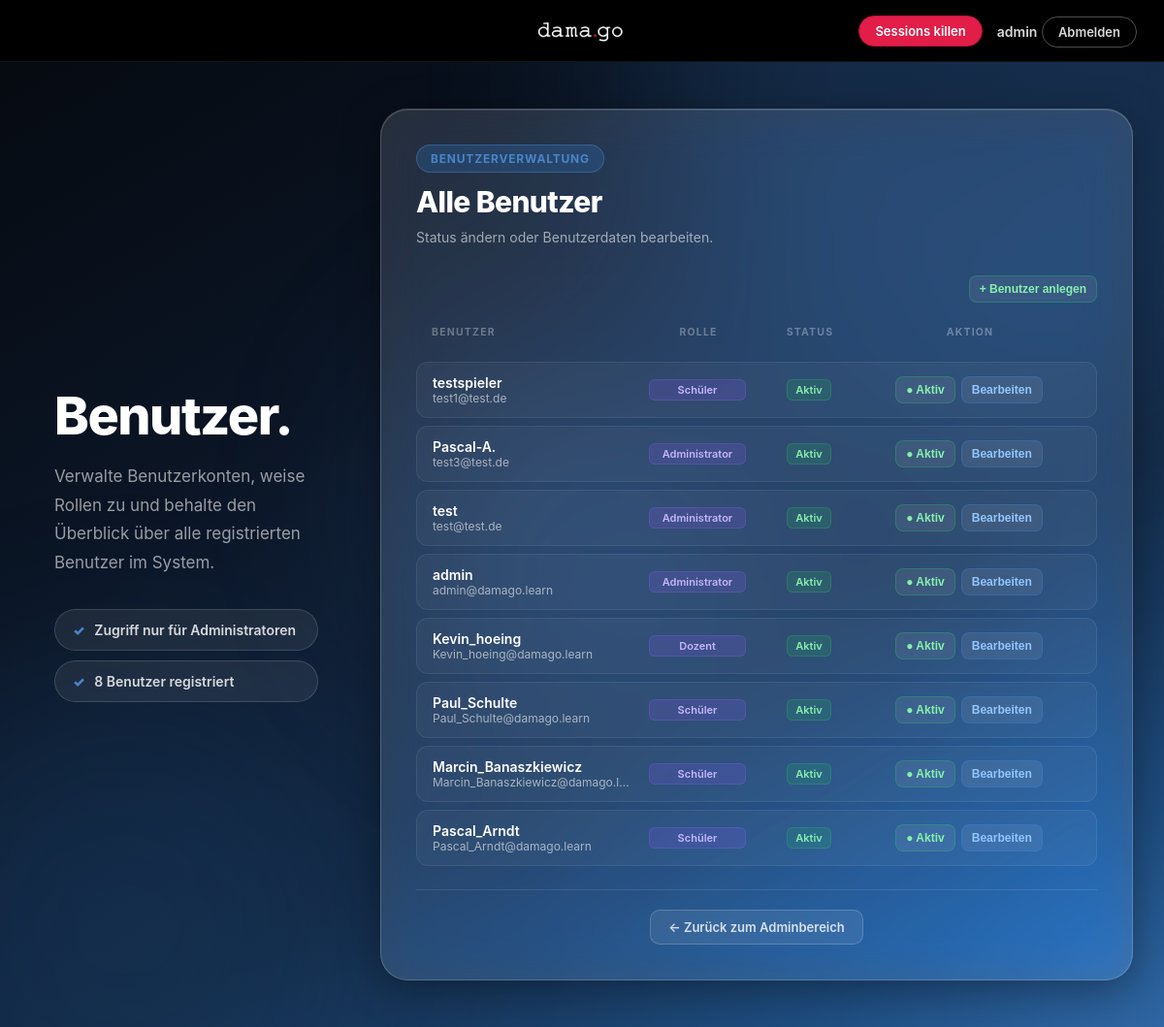
/PHP/manage_users.php (signed in), run on an earlier commit of the app's database.
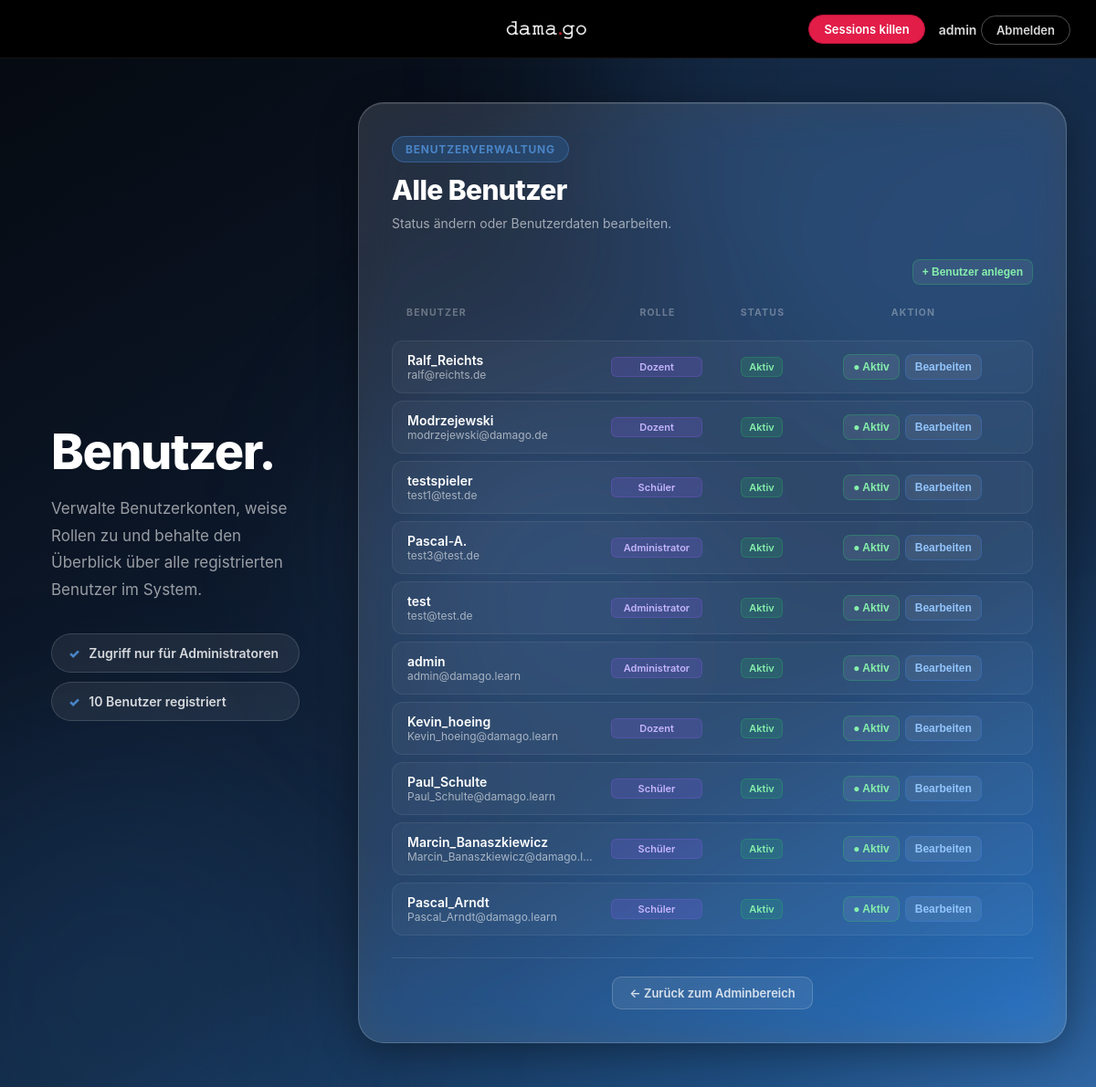
And on a later commit of the database.
### tables this page shows
CREATE TABLE `users` (
  `id` int(10) UNSIGNED NOT NULL,
  `role_id` int(10) UNSIGNED NOT NULL DEFAULT 1,
  `department_id` int(10) UNSIGNED DEFAULT NULL,
  `avatar_image_id` int(10) UNSIGNED DEFAULT NULL,
  `username` varchar(50) NOT NULL,
  `email` varchar(255) NOT NULL,
  `password_hash` varchar(255) NOT NULL,
  `is_active` tinyint(1) NOT NULL DEFAULT 1,
  `created_at` datetime NOT NULL DEFAULT current_timestamp(),
  `updated_at` datetime DEFAULT NULL ON UPDATE current_timestamp(),
  `created_by` int(10) UNSIGNED DEFAULT NULL,
  `updated_by` int(10) UNSIGNED DEFAULT NULL
);

CREATE TABLE `roles` (
  `id` int(10) UNSIGNED NOT NULL,
  `name` varchar(30) NOT NULL,
  `display_name` varchar(50) NOT NULL
);

### PHP/init.php (called while the page is built, shortened)
<?php
$username = $_SESSION["username"] ?? "Gast";

### PHP/manage_users.php (the view, shortened to what this page needs)
<?php
require_once 'init.php';
require_once 'db.php';
$stmtAdmin = $pdo->prepare("SELECT id FROM users WHERE username = :username LIMIT 1");
$stmtAdmin->execute([':username' => $username]);
$adminUser  = $stmtAdmin->fetch();
$adminId    = $adminUser ? (int)$adminUser['id'] : null;
$usersStmt = $pdo->query(
    "SELECT u.id, u.username, u.email, u.is_active, u.created_at, u.role_id,
            r.display_name AS role_name
     FROM users u
     LEFT JOIN roles r ON u.role_id = r.id
     ORDER BY u.created_at DESC"
);
$users = $usersStmt->fetchAll();
?>
<!DOCTYPE html>
<html lang="de">
<head>
    <link rel="stylesheet" href="../CSS/style.css">
</head>
<body class="auth-page">
    <div class="page-orbs">
        <div class="orb orb-1"></div>
        <div class="orb orb-2"></div>
        <div class="orb orb-3"></div>
    </div>
    <?php include_once 'topbar.php'; ?>
    <main class="auth-layout dashboard-auth-layout manage-users-layout">
        <section class="auth-info">
            <h1>Benutzer.</h1>
            <p>
                Verwalte Benutzerkonten, weise Rollen zu und behalte den Überblick
                über alle registrierten Benutzer im System.
            </p>
            <div class="info-list">
                <div>Zugriff nur für Administratoren</div>
                <div><?php echo count($users); ?> Benutzer registriert</div>
            </div>
        </section>
        <section class="dashboard-panel">
            <div class="auth-header">
                <span class="eyebrow">Benutzerverwaltung</span>
                <h2>Alle Benutzer</h2>
                <p>Status ändern oder Benutzerdaten bearbeiten.</p>
            </div>
            <div class="user-list-toolbar">
                <button type="button" class="btn-icon btn-create" onclick="openCreateModal()">
                    + Benutzer anlegen
                </button>
            </div>
            <div class="user-list-header">
                <span class="col-benutzer">Benutzer</span>
                <span class="col-rolle">Rolle</span>
                <span class="col-status">Status</span>
                <span class="col-aktion">Aktion</span>
            </div>
            <div class="user-list">
                <?php if (empty($users)): ?>
                    <div class="dashboard-action-card dashboard-action-card-empty">
                        <div class="dashboard-action-icon">NV</div>
                        <div>
                            <h3>Keine Benutzer gefunden</h3>
                            <p>Es sind noch keine Benutzer im System registriert.</p>
                        </div>
                    </div>
                <?php else: ?>
                    <?php foreach ($users as $user): ?>
                        <div class="user-row">
                            <div class="user-info col-benutzer">
                                <div class="user-name"><?php echo htmlspecialchars($user['username']); ?></div>
                                <div class="user-email"><?php echo htmlspecialchars($user['email']); ?></div>
                            </div>
                            <div class="col-rolle">
                                <span class="badge badge-role">
                                    <?php echo htmlspecialchars($user['role_name'] ?? 'Unbekannt'); ?>
                                </span>
                            </div>
                            <div class="col-status">
                                <span class="badge <?php echo $user['is_active'] ? 'badge-active' : 'badge-inactive'; ?>">
                                    <?php echo $user['is_active'] ? 'Aktiv' : 'Inaktiv'; ?>
                                </span>
                            </div>
                            <div class="col-aktion">
                                <form method="POST" class="inline-form">
                                    <button type="submit"
                                        class="btn-icon <?php echo $user['is_active'] ? 'btn-toggle-active' : 'btn-toggle-inactive'; ?>"
                                        <?php echo ($user['id'] === $adminId) ? 'disabled title="Eigener Account"' : ''; ?>>
                                        <?php echo $user['is_active'] ? '● Aktiv' : '○ Inaktiv'; ?>
                                    </button>
                                </form>
                                <button type="button"
                                    class="btn-icon btn-edit"
                                    onclick="openEditModal(
                                        <?php echo $user['id']; ?>,
                                        '<?php echo addslashes(htmlspecialchars($user['username'])); ?>',
                                        '<?php echo addslashes(htmlspecialchars($user['email'])); ?>',
                                        <?php echo $user['role_id']; ?>
                                    )">
                                    Bearbeiten
                                </button>
                            </div>
                        </div>
                    <?php endforeach; ?>
                <?php endif; ?>
            </div>
            <div class="dashboard-footer-links">
                <a href="admin_area.php">← Zurück zum Adminbereich</a>
            </div>
        </section>
    </main>
</body>
</html>

### PHP/topbar.php (shortened to what this page needs)
<?php
require_once 'init.php';
?>
<header class="topbar">
    <a class="topbar-brand">
        <img src="../damago-logo.png" alt="damago Logo" class="topbar-logo">
    </a>
    <div class="topbar-account topbar-account-spaced">
        <a href="kill_sessions.php" class="logout-button logout-button-kill" title="Löscht alle aktuellen Quiz-Sessions für Testzwecke">
            Sessions killen
        </a>
        <?php if ($username !== 'Gast'): ?>
            <div>
                <span class="account-name"><?php echo htmlspecialchars($username); ?></span>
                <a href="logout.php" class="logout-button">Abmelden</a>
            </div>
        <?php endif; ?>
    </div>
</header>

What changed in the data, as far as the page shows it:
added users: username "Ralf_Reichts", email "ralf@reichts.de", role.display_name "Dozent", is_active "Aktiv"
added users: username "Modrzejewski", email "modrzejewski@damago.de", role.display_name "Dozent", is_active "Aktiv"
Also different on the page:
count($users): "8" → "10"
